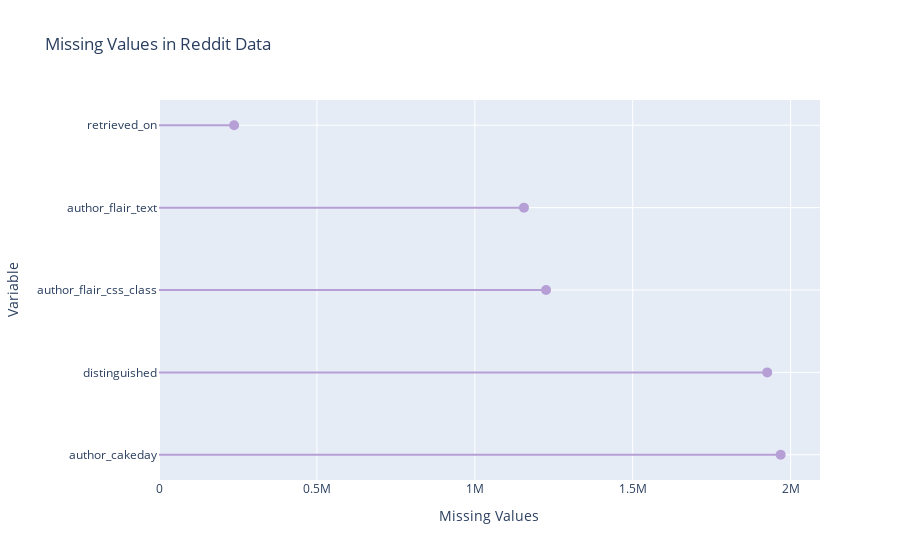

The code cell stored with this chart in its notebook:
### Code cell
# Filter the dataset to select columns with null values
columns_with_null = null_values[null_values['value'] > 0]

# Create a lollipop plot using Plotly
fig = go.Figure()

fig.add_trace(
    go.Scatter(
        x=columns_with_null['value'],
        y=columns_with_null['variable'],
        mode='markers',
        marker=dict(size=10, color='#b69fd5'),
        text=columns_with_null['value'],
    )
)

# Add vertical lines (lollipop sticks)
shapes = []
for _, row in columns_with_null.iterrows():
    shapes.append(
        dict(
            type="line",
            xref="x",
            yref="y",
            x0=0,  # x-coordinate at 0
            x1=row['value'],  # x-coordinate at the number of missing values
            y0=row['variable'],  # y-coordinate at the variable name
            y1=row['variable'],  # y-coordinate at the variable name
            line=dict(color="#b69fd5", width=2),  # Line color and width
        )
    )

fig.update_layout(
    title="Missing Values in Reddit Data",
    xaxis_title="Missing Values",
    yaxis_title="Variable",
    showlegend=False,
    shapes=shapes,  # Add the 'shapes' attribute to draw lines
)

fig.show()

### Figure 1 — Plotly figure (JSON) as saved in the notebook; plotly's stock layout.template omitted (floating-point values rounded to 4 significant figures)
{"data": [{"marker": {"color": "#b69fd5", "size": 10}, "mode": "markers", "text": [1968363, 1925794, 1225555, 1155536, 237757], "type": "scatter", "x": [1968363, 1925794, 1225555, 1155536, 237757], "y": ["author_cakeday", "distinguished", "author_flair_css_class", "author_flair_text", "retrieved_on"]}], "layout": {"autosize": true, "shapes": [{"line": {"color": "#b69fd5", "width": 2}, "type": "line", "x0": 0, "x1": 1968363, "xref": "x", "y0": "author_cakeday", "y1": "author_cakeday", "yref": "y"}, {"line": {"color": "#b69fd5", "width": 2}, "type": "line", "x0": 0, "x1": 1925794, "xref": "x", "y0": "distinguished", "y1": "distinguished", "yref": "y"}, {"line": {"color": "#b69fd5", "width": 2}, "type": "line", "x0": 0, "x1": 1225555, "xref": "x", "y0": "author_flair_css_class", "y1": "author_flair_css_class", "yref": "y"}, {"line": {"color": "#b69fd5", "width": 2}, "type": "line", "x0": 0, "x1": 1155536, "xref": "x", "y0": "author_flair_text", "y1": "author_flair_text", "yref": "y"}, {"line": {"color": "#b69fd5", "width": 2}, "type": "line", "x0": 0, "x1": 237757, "xref": "x", "y0": "retrieved_on", "y1": "retrieved_on", "yref": "y"}], "showlegend": false, "title": {"text": "Missing Values in Reddit Data"}, "xaxis": {"autorange": true, "range": [-2638.0, 2089000.0], "title": {"text": "Missing Values"}, "type": "linear"}, "yaxis": {"autorange": true, "range": [-0.408, 4.408], "title": {"text": "Variable"}, "type": "category"}}}
